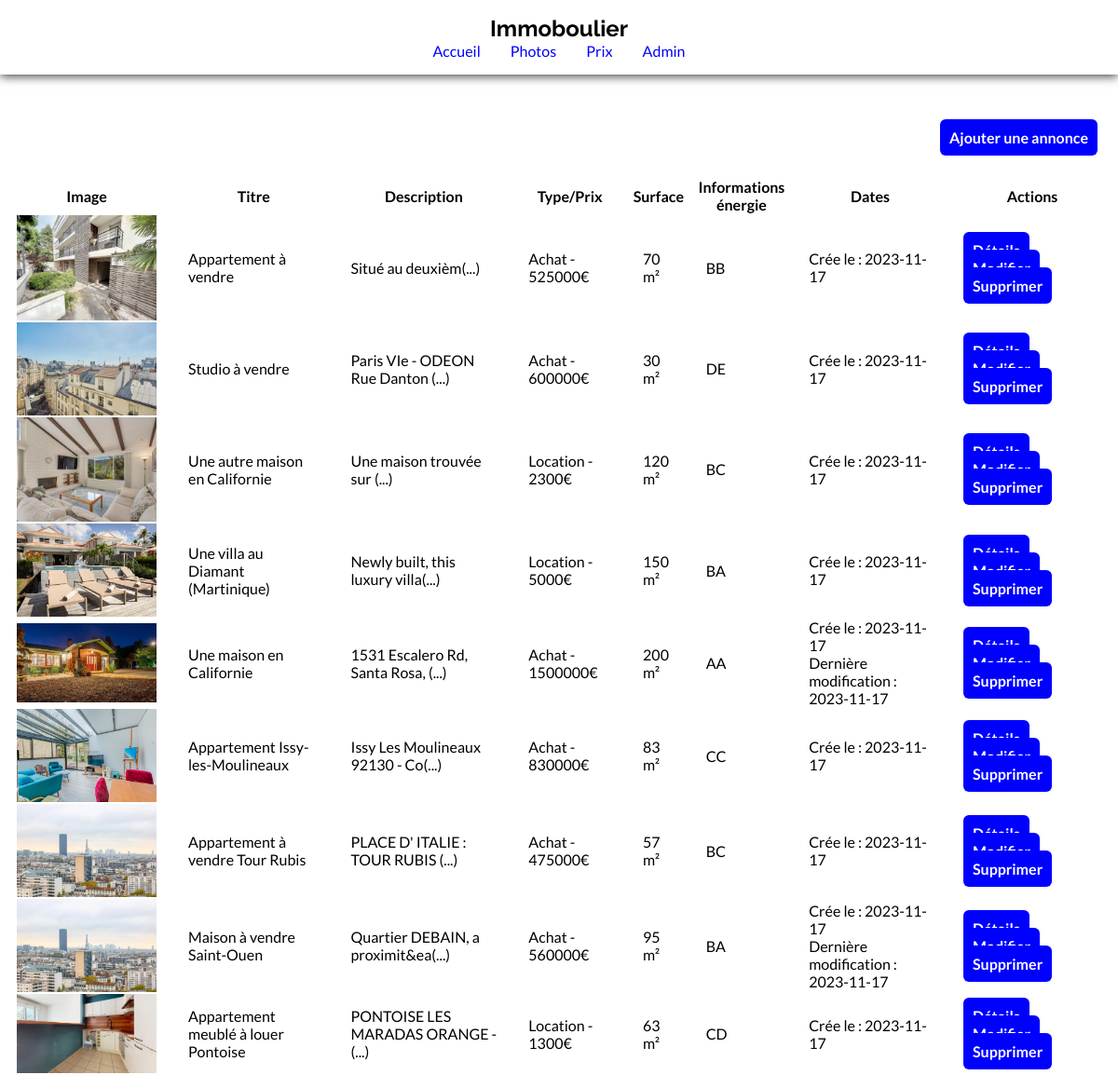
The page /admin on the database its author committed.
### tables this page shows
CREATE TABLE `annonce` (
  `id` int(11) NOT NULL,
  `titre` varchar(50) NOT NULL,
  `description` varchar(400) NOT NULL,
  `image` varchar(150) NOT NULL,
  `type` tinyint(1) NOT NULL,
  `prix` int(11) NOT NULL,
  `surface` int(11) NOT NULL,
  `pieces` int(11) NOT NULL,
  `energie` varchar(2) NOT NULL,
  `pollution` varchar(2) NOT NULL,
  `cree_le` timestamp NOT NULL DEFAULT current_timestamp(),
  `modifie_le` timestamp NULL DEFAULT NULL
);

### controllers/admin.php (called while the page is built)
<?php
require ("./models/Database.php");
$annonces = $db->query("SELECT * FROM annonce ORDER BY cree_le DESC")->fetchAll();
require("./views/admin.view.php");

### index.php (called while the page is built, shortened)
<?php
require 'core/routeur.php';

### views/admin.view.php (the view)
<?php require("partials/header.php"); ?>
<div style="margin: 1rem;display:flex;justify-content:end">
    <a href="/add" class="btn">Ajouter une annonce</a>
</div>
<table>
    <tr>
        <th>Image</th>
        <th>Titre</th>
        <th>Description</th>
        <th>Type/Prix</th>
        <th>Surface</th>
        <th>Informations énergie</th>
        <th>Dates</th>
        <th>Actions</th>
    </tr>
    <?php foreach($annonces as $annonce){?>
        <tr>
            <td><div class="mini"><img src="upload/<?= $annonce["image"] ?>" alt=""></div></td>
            <td><?= $annonce["titre"] ?></td>
            <td><?= substr($annonce["description"],0,30) . "(...)" ?></td>
            <td><?= $annonce["type"] == 0 ? "Location" : "Achat" ?> - <?= $annonce["prix"] ?>€</td>
            <td><?= $annonce["surface"] ?> m²</td>
            <td><span class="energy"><?= $annonce["pollution"] ?></span><span><?= $annonce["energie"] ?></span></td>
            <td>Crée le : <?= substr($annonce["cree_le"],0,10) ?><br><?= $annonce["modifie_le"] ? "Dernière modification : " . substr($annonce["modifie_le"],0,10) : "" ?></td>
            <td>
            <a class="btn" href="/read?id=<?= $annonce["id"] ?>">Détails</a>
            <a class="btn" href="/update?id=<?= $annonce["id"] ?>">Modifier</a>
            <a class="btn" href="/delete?id=<?= $annonce["id"] ?>">Supprimer</a>
            </td>
        </tr>
    <?php }?>
</table>
    <?php require("partials/footer.php"); ?>

### core/routeur.php (shortened to what this page needs)
<?php
require 'config/routes.php';
$uriPath = parse_url($_SERVER['REQUEST_URI'])['path'];
function urlToController($uriPath, $routes)
{
  if ( array_key_exists($uriPath, $routes) ) :
    require $routes[$uriPath];
  else:
    abort();
  endif;
}
urlToController($uriPath, $routes);

### views/partials/header.php (shortened to what this page needs)
<!DOCTYPE html>
<html lang="en">
<head>
    <link rel="stylesheet" href="public/assets/style.css">
</head>
<body>
    <?php require("nav.php") ?>
<main>

### views/partials/nav.php
<nav>
    <h1>Immoboulier</h1>
    <ul>
        <li><a href="/">Accueil</a></li>
        <li><a href="/photo">Photos</a></li>
        <li><a href="/prix">Prix</a></li>
        <li><a href="/admin">Admin</a></li>
    </ul>
</nav>

### views/partials/footer.php
</main>
</body>
</html>

### public/assets/style.css (style rules this page uses)
* { padding: 0; border: 0; margin: 0; font-family: "Lato"; box-sizing: border-box; }
:root { --cfg: #433; --cbg: #fff; --cdark: #888; --clight: #f5f6f7; --cmed: #d1d1d1; --clink: #07c; --cemph: #088; --cemphbg: #0881; }
a { text-decoration: none; color: blue; }
img, input { width: 100%; vertical-align: bottom; }
ul { list-style: none; }
nav { height: 80px; display: flex; justify-content: center; align-items: center; box-shadow: 0px 2px 10px 0px rgba(0, 0, 0, 0.75); -webkit-box-shadow: 0px 2px 10px 0px rgba(0, 0, 0, 0.75); -moz-box-shadow: 0px 2px 10px 0px rgba(0, 0, 0, 0.75); margin-bottom: 3rem; flex-direction: column; }
h1 { font-family: "Raleway"; }
nav ul { display: flex; gap: 2rem; }
input[type="submit"], .btn { cursor: pointer; color: #fff; font-family: inherit; font-size: inherit; font-weight: bold; margin-right: 6px; margin-bottom: 6px; padding: 10px; border: none; border-radius: 6px; outline: none; background-color: blue; }
.mini { width: 150px; }
td { padding: 0 1rem; }

### rows shown on the page
annonce: image (picture), titre "Appartement à vendre", description "Situé au deuxièm", type "Achat", prix "525000", surface "70", pollution "B", energie "B", cree_le "2023-11-17"
annonce: image (picture), titre "Studio à vendre", description "Paris VIe - ODEON Rue Danton", type "Achat", prix "600000", surface "30", pollution "D", energie "E", cree_le "2023-11-17"
annonce: image (picture), titre "Une autre maison en Californie", description "Une maison trouvée sur", type "Location", prix "2300", surface "120", pollution "B", energie "C", cree_le "2023-11-17"
annonce: image (picture), titre "Une villa au Diamant (Martinique)", description "Newly built, this luxury villa", type "Location", prix "5000", surface "150", pollution "B", energie "A", cree_le "2023-11-17"
annonce: image (picture), titre "Une maison en Californie", description "1531 Escalero Rd, Santa Rosa,", type "Achat", prix "1500000", surface "200", pollution "A", energie "A", cree_le "2023-11-17", modifie_le "2023-11-17"
annonce: image (picture), titre "Appartement Issy-les-Moulineaux", description "Issy Les Moulineaux 92130 - Co", type "Achat", prix "830000", surface "83", pollution "C", energie "C", cree_le "2023-11-17"
annonce: image (picture), titre "Appartement à vendre Tour Rubis", description "PLACE D' ITALIE : TOUR RUBIS", type "Achat", prix "475000", surface "57", pollution "B", energie "C", cree_le "2023-11-17"
annonce: image (picture), titre "Maison à vendre Saint-Ouen", description "Quartier DEBAIN, a proximit&ea", type "Achat", prix "560000", surface "95", pollution "B", energie "A", cree_le "2023-11-17", modifie_le "2023-11-17"
annonce: image (picture), titre "Appartement meublé à louer Pontoise", description "PONTOISE LES MARADAS ORANGE -", type "Location", prix "1300", surface "63", pollution "C", energie "D", cree_le "2023-11-17"
